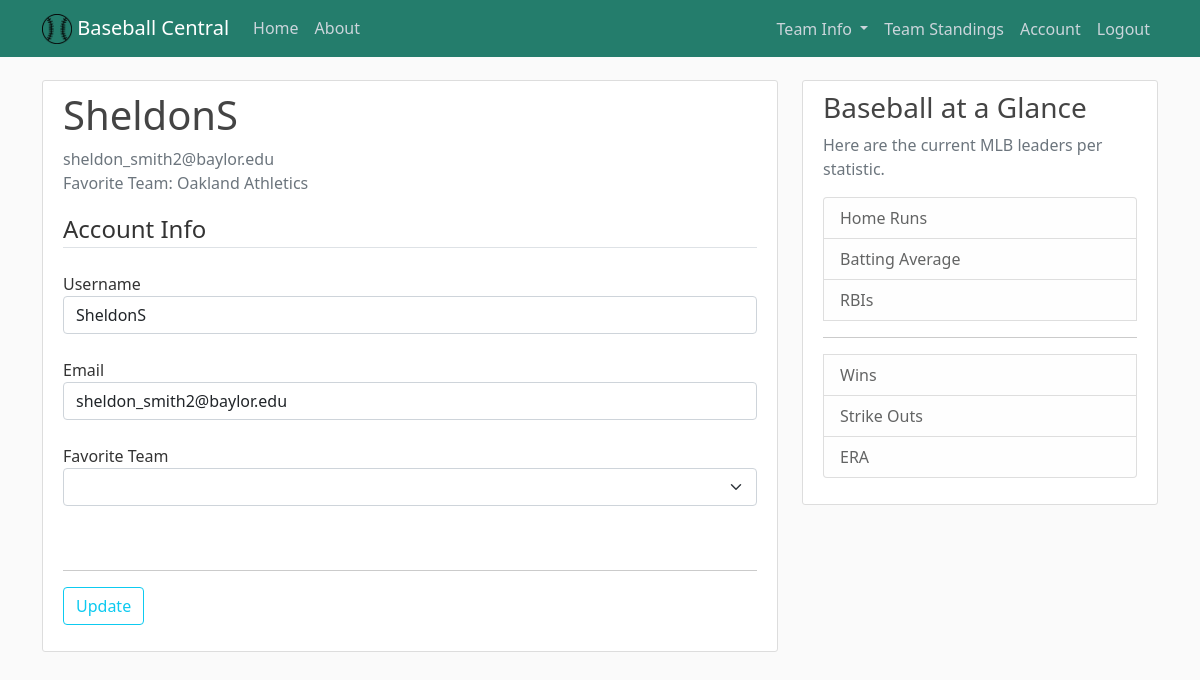
Page /account (signed in) on the earlier database version.
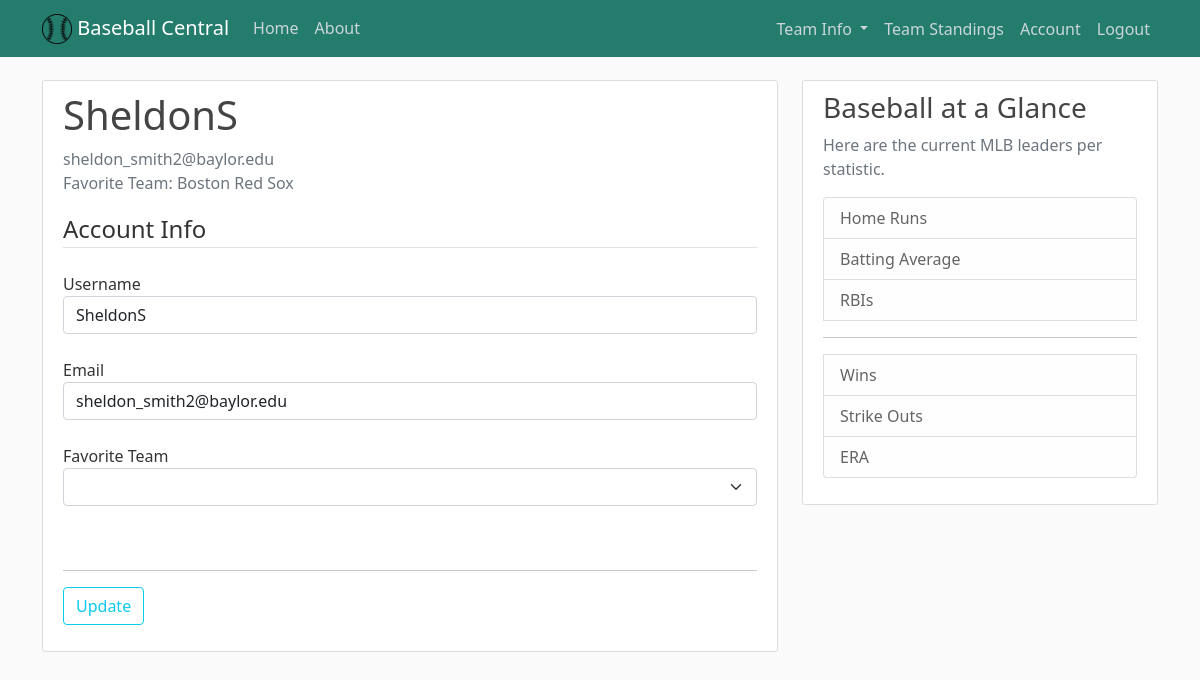
Same page on the later database version.
### app/userModel.py (models this page shows, shortened)
class User(db.Model, UserMixin):
    id = db.Column(db.Integer, primary_key=True)
    username = db.Column(db.String, unique=True, nullable=False)
    email = db.Column(db.String(120), unique=True, nullable=False)
    password = db.Column(db.String(60), nullable=False)
    fav_team = db.Column(db.String(), nullable=False)

### app/routes.py (the view)
@app.route('/account', methods=['GET', 'POST'])
@login_required
def account():
    form = UpdateAccountForm()
    if form.validate_on_submit():
        current_user.username = form.username.data
        current_user.email = form.email.data
        current_user.fav_team = form.fav_team.data
        db.session.commit()
        flash('Your account has been updated!', 'success')
        return redirect(url_for('account'))
    elif request.method == 'GET':
        form.username.data = current_user.username
        form.email.data = current_user.email
        form.fav_team.data = current_user.fav_team
    teams = getCurrentTeams()
    return render_template('account.html', title='Account', form=form, teams=teams)

### app/forms.py (shortened to what this page needs)
class UpdateAccountForm(FlaskForm):
    username = StringField('Username', validators=[DataRequired()])
    email = StringField('Email', validators=[DataRequired(), Email()])
    fav_team = SelectField('Favorite Team', choices=teamsForm, validators=[DataRequired()])
    submit = SubmitField('Update')

### app/baseballModels/modelConnection.py (called while the page is built)
def createConnection():
	enginestr = "mysql+pymysql://" +cfg.mysql['user']+":" +cfg.mysql['password']+"@" +cfg.mysql['host']+":3306/" +cfg.mysql['db']
	engine = create_engine(enginestr)
	Session = sessionmaker(bind=engine)
	session = Session()
	return session

def getCurrentTeams():
	session = createConnection()
	teams = session.query(Teams.name)\
		.filter(Teams.yearID == 2019)\
		.order_by(Teams.name)
	session.close()
	return teams

### app/userModel.py (called while the page is built)
@login_manager.user_loader
def load_user(user_id):
    return User.query.get(int(user_id))

### app/templates/account.html (shortened to what this page needs)
{% extends 'base.html' %}
{% block content %}
    <div class="content-section">
      <div class="media">
        <div class="media-body">
          <h2 class="account-heading">{{ current_user.username }}</h2>
          <p class="text-secondary">
              {{ current_user.email }} <br>
              Favorite Team: {{ current_user.fav_team }}
          </p>
        </div>
      </div>
        <form method="POST" action="" class="needs-validation">
            <fieldset class="form-group">
                <legend class="border-bottom mb-4">Account Info</legend>
                    <div class="form-group">
                        {{ form.username.label(class="form-control-label") }}
                        {{ form.username(class="form-control") }}
                    <br>
                    </div>
                    <div class="form-group">
                        {{ form.email.label(class="form-control-label") }}
                        {{ form.email(class="form-control") }}
                    <br>
                    </div>
                    <div class="form-group">
                        {{ form.fav_team.label(class="form-control-label") }}<br>
                        {{ form.fav_team(class="form-select") }}<br>
                    <br>
                    </div>
            </fieldset>
            <hr>
            <div class="form-group">{{ form.submit(class="btn btn-outline-info") }}</div>
        </form>
    </div>
{% endblock %}

### app/templates/base.html (shortened to what this page needs)
<html lang="eng">
<head>
    <link href="https://cdn.jsdelivr.net/npm/bootstrap@5.1.3/dist/css/bootstrap.min.css" rel="stylesheet">
    <link rel="stylesheet" type="text/css" href="{{ url_for('static', filename='main.css') }}">
</head>
<body>
    <header class="site-header">
      <nav class="navbar navbar-expand-md navbar-dark bg-green fixed-top">
        <div class="container container-fluid">
            <div class="navbar-nav">
              <a class="navbar-brand mr-4" href="{{ url_for('dashboard') }}">
                  <img src="../static/images/baseball.png" alt="" width="30" height="30" class="d-inline-block align-text-top">
                  Baseball Central
              </a>
              <a class="nav-item nav-link" href="{{ url_for('dashboard') }}">Home</a>
              <a class="nav-item nav-link" href="{{ url_for('about') }}">About</a>
            </div>
            <div class="navbar-nav">
                {% if current_user.is_authenticated %}
                    <li class="nav-item dropdown">
                    <a class="nav-item nav-link dropdown-toggle" href="#" id="navbarDropdown" role="button" data-bs-toggle="dropdown" aria-expanded="false">
                        Team Info
                      </a>
                    </li>
                    <a class="nav-item nav-link" href="{{ url_for('standings') }}">Team Standings</a>
                    <a class="nav-item nav-link" href="{{ url_for('account') }}">Account</a>
                    <a class="nav-item nav-link" href="{{ url_for('logout') }}">Logout</a>
                {% else %}
                    <a class="nav-item nav-link" href="{{ url_for('login') }}">Login</a>
                    <a class="nav-item nav-link" href="{{ url_for('register') }}">Register</a>
                {% endif %}
            </div>
        </div>
      </nav>
    </header>
    <main role="main" class="container">
      <div class="row">
        <div class="col-md-8">
            {% block content %}{% endblock %}
        </div>
        <div class="col-md-4">
          <div class="content-section">
            <h3>Baseball at a Glance</h3>
            <p class='text-muted'>Here are the current MLB leaders per statistic.
              <ul class="list-group">
                <li class="list-group-item list-group-item-light">Home Runs</li>
                <li class="list-group-item list-group-item-light">Batting Average</li>
                <li class="list-group-item list-group-item-light">RBIs</li>
                <hr>
                <li class="list-group-item list-group-item-light">Wins</li>
                <li class="list-group-item list-group-item-light">Strike Outs</li>
                <li class="list-group-item list-group-item-light">ERA</li>
              </ul>
            </p>
          </div>
        </div>
      </div>
    </main>
    </body>
</html>

### app/static/main.css (style rules this page uses)
body { background: #fafafa; color: #333333; margin-top: 5rem; }
h1, h2, h3, h4, h5, h6 { color: #444444; }
.bg-green { background-color: #247d6c; }
.site-header .navbar-nav .nav-link { color: #cbd5db; }
.content-section { background: #ffffff; padding: 10px 20px; border: 1px solid #dddddd; border-radius: 3px; margin-bottom: 20px; }
.account-heading { font-size: 2.5rem; }

Differences in the rows shown:
changed User "SheldonS": fav_team "Oakland Athletics" → "Boston Red Sox"
